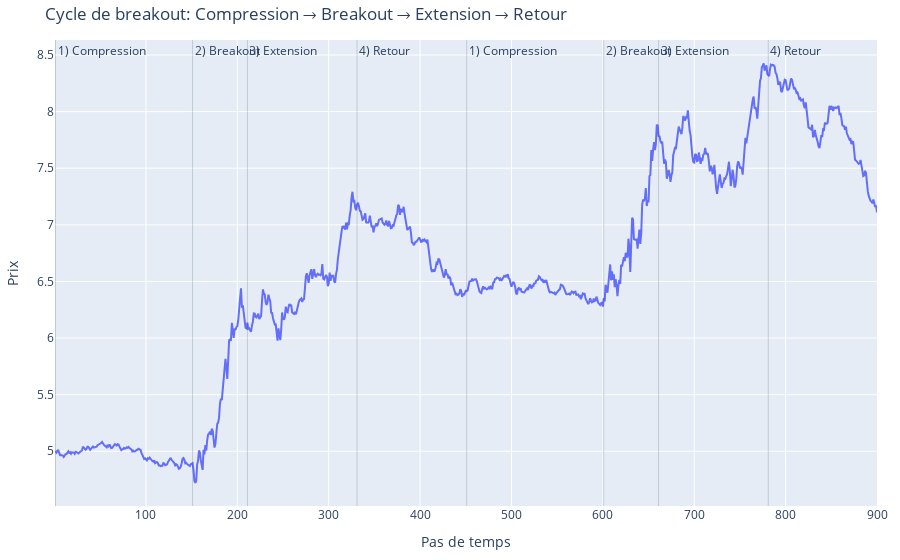

Notebook code for this chart:
### Code cell
import numpy as np
import pandas as pd
import plotly.graph_objects as go
from dataclasses import dataclass
from typing import List, Optional, Tuple

@dataclass
class Phase:
    name: str
    n: int           # nombre de pas
    mu: float        # drift par pas (log-retour moyen)
    sigma: float     # vol par pas (écart-type des log-retours)

def simulate_gbm_segment(p0: float, n: int, mu: float, sigma: float, rng: np.random.Generator) -> np.ndarray:
    """GBM discret: P_{t+1} = P_t * exp(mu + sigma * eps_t). Retourne un array de longueur n."""
    r = rng.normal(loc=mu, scale=sigma, size=n)
    return p0 * np.exp(np.cumsum(r))

def simulate_breakout_cycle(
    phases: List[Phase],
    p0: float = 100.0,
    seed: Optional[int] = 0
) -> Tuple[pd.Series, pd.DataFrame]:
    """Concatène des segments GBM selon les phases. Retourne la série prix et un tableau des bornes de phases."""
    rng = np.random.default_rng(seed)
    prices = []
    bounds = []
    start_idx = 1
    last_price = p0
    for ph in phases:
        seg = simulate_gbm_segment(last_price, ph.n, ph.mu, ph.sigma, rng)
        prices.append(seg)
        end_idx = start_idx + ph.n - 1
        bounds.append(dict(name=ph.name, start=start_idx, end=end_idx))
        last_price = seg[-1]
        start_idx = end_idx + 1
    series = pd.Series(np.concatenate(prices), index=pd.RangeIndex(1, sum(p.n for p in phases)+1), name="price")
    bounds_df = pd.DataFrame(bounds)
    return series, bounds_df

def plot_cycle(series: pd.Series, bounds_df: pd.DataFrame, title: str = "Cycle de breakout (GBM par phases)"):
    fig = go.Figure()
    fig.add_trace(go.Scatter(x=series.index, y=series.values, mode="lines", name="prix"))
    # Zones de phase
    for i, row in bounds_df.iterrows():
        fig.add_vrect(
            x0=row["start"], x1=row["end"],
            fillcolor=None, line_width=0, opacity=0.08,
            annotation_text=row["name"], annotation_position="top left"
        )
        # Trait fin aux frontières
        fig.add_vline(x=row["start"], line_width=1, opacity=0.2)
    fig.update_layout(
        title=title,
        xaxis_title="Pas de temps",
        yaxis_title="Prix",
        margin=dict(l=40, r=20, t=40, b=40),
        showlegend=False,
    )
    fig.show()

# %% Paramètres par défaut d'un cycle
phases = [
    Phase("1) Compression", n=150, mu=0.0000, sigma=0.003),   # plat, faible vol
    Phase("2) Breakout",    n=60,  mu=0.0040, sigma=0.015),   # impulsion forte
    Phase("3) Extension",   n=120, mu=0.0010, sigma=0.008),   # poursuite modérée
    Phase("4) Retour",      n=120, mu=-0.0007, sigma=0.005),  # retour doux / consolidation
]

# %% Simulation + affichage
serie, bornes = simulate_breakout_cycle(phases*2, p0=5.0, seed=42)
plot_cycle(serie, bornes, title="Cycle de breakout: Compression → Breakout → Extension → Retour")

### Figure 1 — Plotly figure (JSON) as saved in the notebook; plotly's stock layout.template omitted (floating-point values rounded to 4 significant figures; data arrays with more than 128 entries replaced by an {"elided": "..."} marker saying what was removed)
{"data": [{"mode": "lines", "name": "prix", "x": {"elided": "900 int values"}, "y": {"elided": "900 float values"}, "type": "scatter"}], "layout": {"shapes": [{"line": {"width": 0}, "opacity": 0.08, "type": "rect", "x0": 1, "x1": 150, "xref": "x", "y0": 0, "y1": 1, "yref": "y domain"}, {"line": {"width": 1}, "opacity": 0.2, "type": "line", "x0": 1, "x1": 1, "xref": "x", "y0": 0, "y1": 1, "yref": "y domain"}, {"line": {"width": 0}, "opacity": 0.08, "type": "rect", "x0": 151, "x1": 210, "xref": "x", "y0": 0, "y1": 1, "yref": "y domain"}, {"line": {"width": 1}, "opacity": 0.2, "type": "line", "x0": 151, "x1": 151, "xref": "x", "y0": 0, "y1": 1, "yref": "y domain"}, {"line": {"width": 0}, "opacity": 0.08, "type": "rect", "x0": 211, "x1": 330, "xref": "x", "y0": 0, "y1": 1, "yref": "y domain"}, {"line": {"width": 1}, "opacity": 0.2, "type": "line", "x0": 211, "x1": 211, "xref": "x", "y0": 0, "y1": 1, "yref": "y domain"}, {"line": {"width": 0}, "opacity": 0.08, "type": "rect", "x0": 331, "x1": 450, "xref": "x", "y0": 0, "y1": 1, "yref": "y domain"}, {"line": {"width": 1}, "opacity": 0.2, "type": "line", "x0": 331, "x1": 331, "xref": "x", "y0": 0, "y1": 1, "yref": "y domain"}, {"line": {"width": 0}, "opacity": 0.08, "type": "rect", "x0": 451, "x1": 600, "xref": "x", "y0": 0, "y1": 1, "yref": "y domain"}, {"line": {"width": 1}, "opacity": 0.2, "type": "line", "x0": 451, "x1": 451, "xref": "x", "y0": 0, "y1": 1, "yref": "y domain"}, {"line": {"width": 0}, "opacity": 0.08, "type": "rect", "x0": 601, "x1": 660, "xref": "x", "y0": 0, "y1": 1, "yref": "y domain"}, {"line": {"width": 1}, "opacity": 0.2, "type": "line", "x0": 601, "x1": 601, "xref": "x", "y0": 0, "y1": 1, "yref": "y domain"}, {"line": {"width": 0}, "opacity": 0.08, "type": "rect", "x0": 661, "x1": 780, "xref": "x", "y0": 0, "y1": 1, "yref": "y domain"}, {"line": {"width": 1}, "opacity": 0.2, "type": "line", "x0": 661, "x1": 661, "xref": "x", "y0": 0, "y1": 1, "yref": "y domain"}, {"line": {"width": 0}, "opacity": 0.08, "type": "rect", "x0": 781, "x1": 900, "xref": "x", "y0": 0, "y1": 1, "yref": "y domain"}, {"line": {"width": 1}, "opacity": 0.2, "type": "line", "x0": 781, "x1": 781, "xref": "x", "y0": 0, "y1": 1, "yref": "y domain"}], "annotations": [{"showarrow": false, "text": "1) Compression", "x": 1, "xanchor": "left", "xref": "x", "y": 1, "yanchor": "top", "yref": "y domain"}, {"showarrow": false, "text": "2) Breakout", "x": 151, "xanchor": "left", "xref": "x", "y": 1, "yanchor": "top", "yref": "y domain"}, {"showarrow": false, "text": "3) Extension", "x": 211, "xanchor": "left", "xref": "x", "y": 1, "yanchor": "top", "yref": "y domain"}, {"showarrow": false, "text": "4) Retour", "x": 331, "xanchor": "left", "xref": "x", "y": 1, "yanchor": "top", "yref": "y domain"}, {"showarrow": false, "text": "1) Compression", "x": 451, "xanchor": "left", "xref": "x", "y": 1, "yanchor": "top", "yref": "y domain"}, {"showarrow": false, "text": "2) Breakout", "x": 601, "xanchor": "left", "xref": "x", "y": 1, "yanchor": "top", "yref": "y domain"}, {"showarrow": false, "text": "3) Extension", "x": 661, "xanchor": "left", "xref": "x", "y": 1, "yanchor": "top", "yref": "y domain"}, {"showarrow": false, "text": "4) Retour", "x": 781, "xanchor": "left", "xref": "x", "y": 1, "yanchor": "top", "yref": "y domain"}], "margin": {"l": 40, "r": 20, "t": 40, "b": 40}, "title": {"text": "Cycle de breakout: Compression → Breakout → Extension → Retour"}, "xaxis": {"title": {"text": "Pas de temps"}}, "yaxis": {"title": {"text": "Prix"}}, "showlegend": false}}
